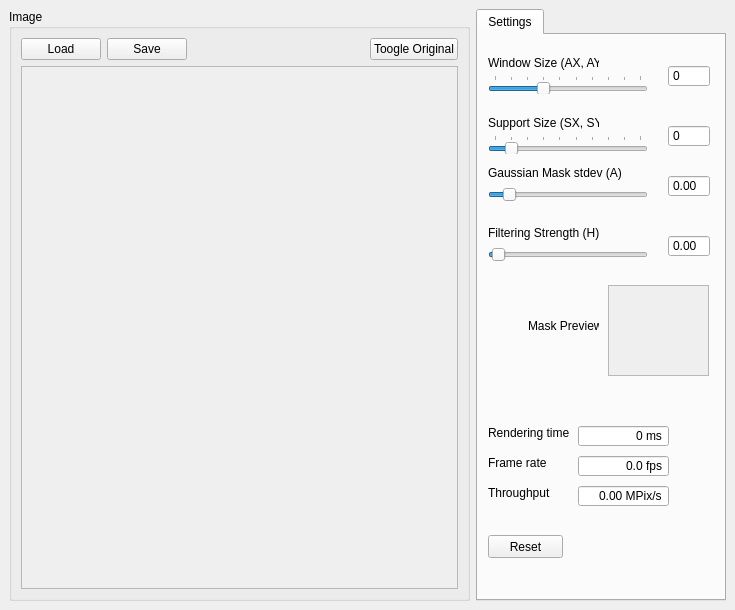
<?xml version="1.0" encoding="UTF-8"?>
<ui version="4.0">
 <class>MainWindow</class>
 <widget class="QMainWindow" name="MainWindow">
  <property name="geometry">
   <rect>
    <x>0</x>
    <y>0</y>
    <width>735</width>
    <height>610</height>
   </rect>
  </property>
  <property name="windowTitle">
   <string>NLMeans</string>
  </property>
  <widget class="QWidget" name="centralwidget">
   <layout class="QHBoxLayout" name="horizontalLayout_2">
    <item>
     <widget class="QGroupBox" name="groupBox">
      <property name="title">
       <string>Image</string>
      </property>
      <layout class="QVBoxLayout" name="verticalLayout">
       <item>
        <layout class="QHBoxLayout" name="horizontalLayout">
         <item>
          <widget class="QPushButton" name="loadButton">
           <property name="text">
            <string>Load</string>
           </property>
          </widget>
         </item>
         <item>
          <widget class="QPushButton" name="saveButton">
           <property name="text">
            <string>Save</string>
           </property>
          </widget>
         </item>
         <item>
          <spacer name="horizontalSpacer">
           <property name="orientation">
            <enum>Qt::Horizontal</enum>
           </property>
           <property name="sizeHint" stdset="0">
            <size>
             <width>40</width>
             <height>20</height>
            </size>
           </property>
          </spacer>
         </item>
         <item>
          <widget class="QPushButton" name="toggleOriginalButton">
           <property name="text">
            <string>Toogle Original</string>
           </property>
          </widget>
         </item>
        </layout>
       </item>
       <item>
        <widget class="QScrollArea" name="imageScrollarea">
         <property name="widgetResizable">
          <bool>true</bool>
         </property>
         <property name="alignment">
          <set>Qt::AlignCenter</set>
         </property>
         <widget class="QWidget" name="scrollAreaWidgetContents">
          <property name="geometry">
           <rect>
            <x>0</x>
            <y>0</y>
            <width>439</width>
            <height>526</height>
           </rect>
          </property>
         </widget>
        </widget>
       </item>
      </layout>
     </widget>
    </item>
    <item>
     <widget class="QTabWidget" name="tabWidget">
      <property name="sizePolicy">
       <sizepolicy hsizetype="Preferred" vsizetype="Expanding">
        <horstretch>0</horstretch>
        <verstretch>0</verstretch>
       </sizepolicy>
      </property>
      <property name="minimumSize">
       <size>
        <width>250</width>
        <height>0</height>
       </size>
      </property>
      <property name="currentIndex">
       <number>0</number>
      </property>
      <widget class="QWidget" name="tab">
       <attribute name="title">
        <string>Settings</string>
       </attribute>
       <widget class="QSlider" name="axSlider">
        <property name="geometry">
         <rect>
          <x>10</x>
          <y>40</y>
          <width>160</width>
          <height>19</height>
         </rect>
        </property>
        <property name="minimum">
         <number>1</number>
        </property>
        <property name="maximum">
         <number>10</number>
        </property>
        <property name="value">
         <number>4</number>
        </property>
        <property name="orientation">
         <enum>Qt::Horizontal</enum>
        </property>
        <property name="tickPosition">
         <enum>QSlider::TicksAbove</enum>
        </property>
        <property name="tickInterval">
         <number>1</number>
        </property>
       </widget>
       <widget class="QLabel" name="label">
        <property name="geometry">
         <rect>
          <x>10</x>
          <y>20</y>
          <width>111</width>
          <height>16</height>
         </rect>
        </property>
        <property name="text">
         <string>Window Size (AX, AY)</string>
        </property>
       </widget>
       <widget class="QSpinBox" name="axSpinbox">
        <property name="geometry">
         <rect>
          <x>190</x>
          <y>30</y>
          <width>42</width>
          <height>22</height>
         </rect>
        </property>
        <property name="readOnly">
         <bool>true</bool>
        </property>
        <property name="buttonSymbols">
         <enum>QAbstractSpinBox::NoButtons</enum>
        </property>
       </widget>
       <widget class="QLabel" name="label_2">
        <property name="geometry">
         <rect>
          <x>10</x>
          <y>80</y>
          <width>111</width>
          <height>16</height>
         </rect>
        </property>
        <property name="text">
         <string>Support Size (SX, SY)</string>
        </property>
       </widget>
       <widget class="QSpinBox" name="sxSpinbox">
        <property name="geometry">
         <rect>
          <x>190</x>
          <y>90</y>
          <width>42</width>
          <height>22</height>
         </rect>
        </property>
        <property name="readOnly">
         <bool>true</bool>
        </property>
        <property name="buttonSymbols">
         <enum>QAbstractSpinBox::NoButtons</enum>
        </property>
       </widget>
       <widget class="QSlider" name="sxSlider">
        <property name="geometry">
         <rect>
          <x>10</x>
          <y>100</y>
          <width>160</width>
          <height>19</height>
         </rect>
        </property>
        <property name="minimum">
         <number>1</number>
        </property>
        <property name="maximum">
         <number>10</number>
        </property>
        <property name="value">
         <number>2</number>
        </property>
        <property name="orientation">
         <enum>Qt::Horizontal</enum>
        </property>
        <property name="tickPosition">
         <enum>QSlider::TicksAbove</enum>
        </property>
        <property name="tickInterval">
         <number>1</number>
        </property>
       </widget>
       <widget class="QLabel" name="label_3">
        <property name="geometry">
         <rect>
          <x>10</x>
          <y>130</y>
          <width>141</width>
          <height>16</height>
         </rect>
        </property>
        <property name="text">
         <string>Gaussian Mask stdev (A)</string>
        </property>
       </widget>
       <widget class="QDoubleSpinBox" name="aSpinbox">
        <property name="geometry">
         <rect>
          <x>190</x>
          <y>140</y>
          <width>42</width>
          <height>22</height>
         </rect>
        </property>
        <property name="readOnly">
         <bool>true</bool>
        </property>
        <property name="buttonSymbols">
         <enum>QAbstractSpinBox::NoButtons</enum>
        </property>
       </widget>
       <widget class="QSlider" name="aSlider">
        <property name="geometry">
         <rect>
          <x>10</x>
          <y>150</y>
          <width>160</width>
          <height>19</height>
         </rect>
        </property>
        <property name="minimum">
         <number>1</number>
        </property>
        <property name="maximum">
         <number>10000</number>
        </property>
        <property name="singleStep">
         <number>1</number>
        </property>
        <property name="value">
         <number>1000</number>
        </property>
        <property name="orientation">
         <enum>Qt::Horizontal</enum>
        </property>
        <property name="tickPosition">
         <enum>QSlider::NoTicks</enum>
        </property>
        <property name="tickInterval">
         <number>1000</number>
        </property>
       </widget>
       <widget class="QLabel" name="label_4">
        <property name="geometry">
         <rect>
          <x>10</x>
          <y>190</y>
          <width>121</width>
          <height>16</height>
         </rect>
        </property>
        <property name="text">
         <string>Filtering Strength (H)</string>
        </property>
       </widget>
       <widget class="QSlider" name="hSlider">
        <property name="geometry">
         <rect>
          <x>10</x>
          <y>210</y>
          <width>160</width>
          <height>19</height>
         </rect>
        </property>
        <property name="minimum">
         <number>1</number>
        </property>
        <property name="maximum">
         <number>50000</number>
        </property>
        <property name="singleStep">
         <number>1</number>
        </property>
        <property name="value">
         <number>1000</number>
        </property>
        <property name="orientation">
         <enum>Qt::Horizontal</enum>
        </property>
        <property name="tickPosition">
         <enum>QSlider::NoTicks</enum>
        </property>
        <property name="tickInterval">
         <number>1000</number>
        </property>
       </widget>
       <widget class="QDoubleSpinBox" name="hSpinbox">
        <property name="geometry">
         <rect>
          <x>190</x>
          <y>200</y>
          <width>42</width>
          <height>22</height>
         </rect>
        </property>
        <property name="readOnly">
         <bool>true</bool>
        </property>
        <property name="buttonSymbols">
         <enum>QAbstractSpinBox::NoButtons</enum>
        </property>
       </widget>
       <widget class="QLabel" name="label_5">
        <property name="geometry">
         <rect>
          <x>50</x>
          <y>280</y>
          <width>71</width>
          <height>21</height>
         </rect>
        </property>
        <property name="text">
         <string>Mask Preview</string>
        </property>
       </widget>
       <widget class="QScrollArea" name="maskScrollarea">
        <property name="geometry">
         <rect>
          <x>130</x>
          <y>250</y>
          <width>101</width>
          <height>91</height>
         </rect>
        </property>
        <property name="widgetResizable">
         <bool>true</bool>
        </property>
        <property name="alignment">
         <set>Qt::AlignCenter</set>
        </property>
        <widget class="QWidget" name="scrollAreaWidgetContents_2">
         <property name="geometry">
          <rect>
           <x>0</x>
           <y>0</y>
           <width>99</width>
           <height>89</height>
          </rect>
         </property>
        </widget>
       </widget>
       <widget class="QLabel" name="label_6">
        <property name="geometry">
         <rect>
          <x>10</x>
          <y>390</y>
          <width>81</width>
          <height>16</height>
         </rect>
        </property>
        <property name="text">
         <string>Rendering time</string>
        </property>
       </widget>
       <widget class="QSpinBox" name="timeSpinbox">
        <property name="geometry">
         <rect>
          <x>100</x>
          <y>390</y>
          <width>91</width>
          <height>22</height>
         </rect>
        </property>
        <property name="alignment">
         <set>Qt::AlignRight|Qt::AlignTrailing|Qt::AlignVCenter</set>
        </property>
        <property name="readOnly">
         <bool>true</bool>
        </property>
        <property name="buttonSymbols">
         <enum>QAbstractSpinBox::NoButtons</enum>
        </property>
        <property name="suffix">
         <string> ms</string>
        </property>
        <property name="maximum">
         <number>999999999</number>
        </property>
       </widget>
       <widget class="QLabel" name="label_7">
        <property name="geometry">
         <rect>
          <x>10</x>
          <y>420</y>
          <width>81</width>
          <height>16</height>
         </rect>
        </property>
        <property name="text">
         <string>Frame rate</string>
        </property>
       </widget>
       <widget class="QDoubleSpinBox" name="fpsSpinbox">
        <property name="geometry">
         <rect>
          <x>100</x>
          <y>420</y>
          <width>91</width>
          <height>22</height>
         </rect>
        </property>
        <property name="alignment">
         <set>Qt::AlignRight|Qt::AlignTrailing|Qt::AlignVCenter</set>
        </property>
        <property name="readOnly">
         <bool>true</bool>
        </property>
        <property name="buttonSymbols">
         <enum>QAbstractSpinBox::NoButtons</enum>
        </property>
        <property name="suffix">
         <string> fps</string>
        </property>
        <property name="decimals">
         <number>1</number>
        </property>
        <property name="maximum">
         <double>100000.000000000000000</double>
        </property>
       </widget>
       <widget class="QLabel" name="label_8">
        <property name="geometry">
         <rect>
          <x>10</x>
          <y>450</y>
          <width>81</width>
          <height>16</height>
         </rect>
        </property>
        <property name="text">
         <string>Throughput</string>
        </property>
       </widget>
       <widget class="QDoubleSpinBox" name="mpixSpinbox">
        <property name="geometry">
         <rect>
          <x>100</x>
          <y>450</y>
          <width>91</width>
          <height>22</height>
         </rect>
        </property>
        <property name="alignment">
         <set>Qt::AlignRight|Qt::AlignTrailing|Qt::AlignVCenter</set>
        </property>
        <property name="readOnly">
         <bool>true</bool>
        </property>
        <property name="buttonSymbols">
         <enum>QAbstractSpinBox::NoButtons</enum>
        </property>
        <property name="suffix">
         <string> MPix/s</string>
        </property>
        <property name="decimals">
         <number>2</number>
        </property>
        <property name="maximum">
         <double>100000.000000000000000</double>
        </property>
       </widget>
       <widget class="QPushButton" name="resetButton">
        <property name="geometry">
         <rect>
          <x>10</x>
          <y>500</y>
          <width>75</width>
          <height>23</height>
         </rect>
        </property>
        <property name="text">
         <string>Reset</string>
        </property>
       </widget>
      </widget>
     </widget>
    </item>
   </layout>
  </widget>
 </widget>
 <resources/>
 <connections/>
</ui>
